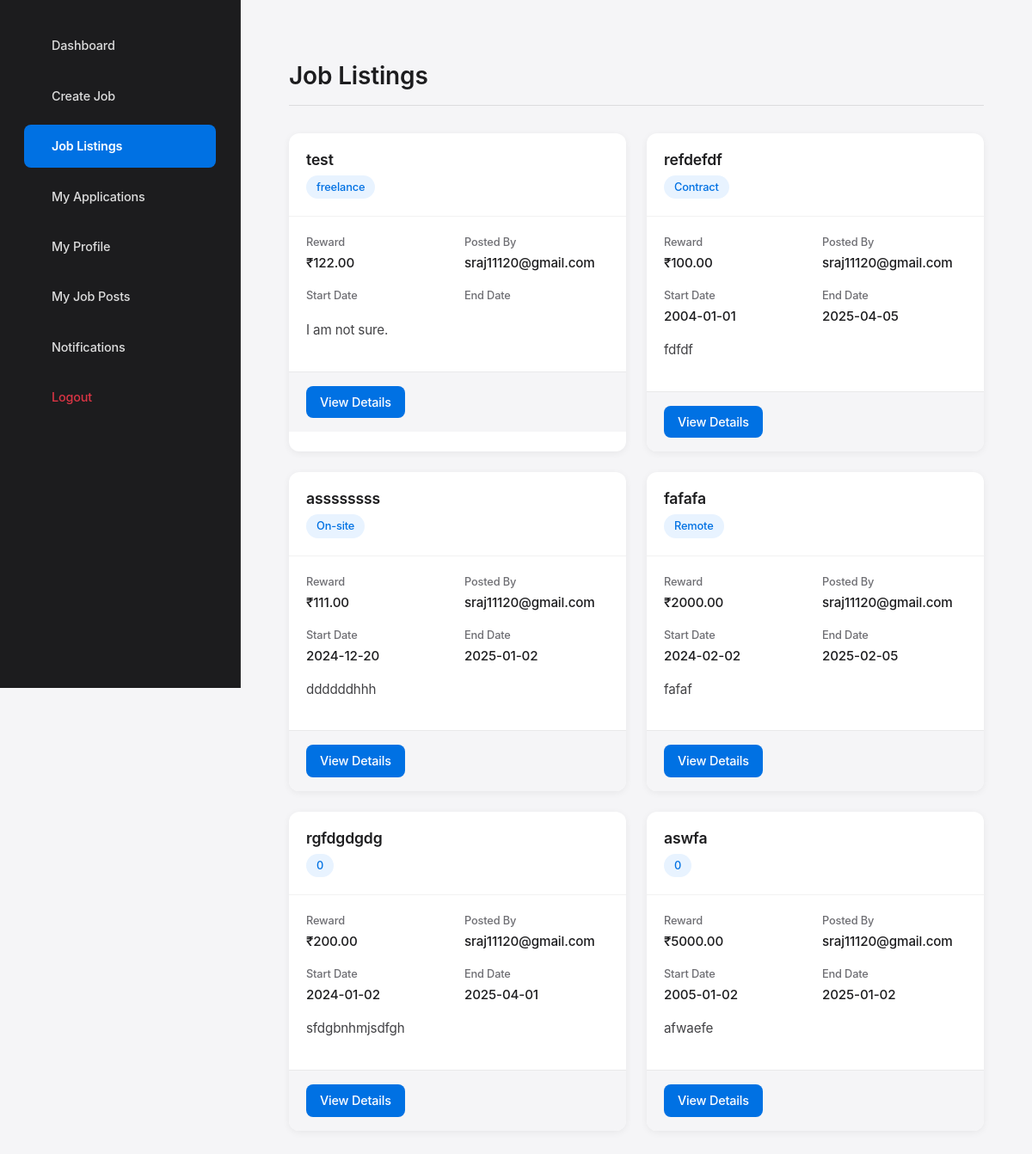
/jobs.php (signed in), run on the app's committed database.
### tables this page shows
CREATE TABLE `jobs` (
  `id` int(11) NOT NULL,
  `freelancer_id` int(11) NOT NULL,
  `client_id` int(11) NOT NULL,
  `title` varchar(255) NOT NULL,
  `description` text NOT NULL,
  `job_type` varchar(50) NOT NULL,
  `reward` decimal(10,2) NOT NULL,
  `deadline` date NOT NULL,
  `files` longtext DEFAULT NULL CHECK (json_valid(`files`)),
  `status` enum('open','assigned','active','draft','closed') DEFAULT 'open',
  `created_at` timestamp NOT NULL DEFAULT current_timestamp(),
  `updated_at` timestamp NOT NULL DEFAULT current_timestamp() ON UPDATE current_timestamp(),
  `job_image` varchar(255) DEFAULT NULL,
  `tags` text DEFAULT NULL,
  `start_date` date DEFAULT NULL,
  `end_date` date DEFAULT NULL,
  `assigned_to` int(11) DEFAULT NULL,
  `reviewed_at` timestamp NULL DEFAULT NULL,
  `payment_status` enum('unpaid','processing','paid') DEFAULT 'unpaid',
  `payment_date` datetime DEFAULT NULL,
  `transaction_id` varchar(50) DEFAULT NULL
);

CREATE TABLE `users` (
  `id` int(11) NOT NULL,
  `email` varchar(255) NOT NULL,
  `username` varchar(255) NOT NULL,
  `first_name` varchar(255) DEFAULT NULL,
  `surname` varchar(255) DEFAULT NULL,
  `mobile` varchar(20) DEFAULT NULL,
  `address1` varchar(255) DEFAULT NULL,
  `address2` varchar(255) DEFAULT NULL,
  `postcode` varchar(20) DEFAULT NULL,
  `state` varchar(255) DEFAULT NULL,
  `area` varchar(255) DEFAULT NULL,
  `country` varchar(255) DEFAULT NULL,
  `education` varchar(255) DEFAULT NULL,
  `password` varchar(255) NOT NULL,
  `role` enum('admin','freelancer','client') NOT NULL,
  `status` enum('active','inactive','suspended') DEFAULT 'active',
  `created_at` timestamp NOT NULL DEFAULT current_timestamp(),
  `updated_at` timestamp NOT NULL DEFAULT current_timestamp() ON UPDATE current_timestamp(),
  `profile_image` varchar(255) DEFAULT NULL
);

### jobs.php (the view, shortened to what this page needs)
<?php
include('db_connect.php');
$sql = "SELECT jobs.id, jobs.title, jobs.description, jobs.job_type, jobs.reward, jobs.start_date, jobs.end_date, users.email AS freelancer_email
        FROM jobs
        JOIN users ON jobs.freelancer_id = users.id";
$result = $conn->query($sql);
?>
<!DOCTYPE html>
<html lang="en">
<head>
    <link href="https://cdn.jsdelivr.net/npm/bootstrap@5.1.3/dist/css/bootstrap.min.css" rel="stylesheet">
    <link href="https://cdn.jsdelivr.net/npm/@coreui/icons/css/coreui-icons.min.css" rel="stylesheet">
    <link href="https://cdn.jsdelivr.net/npm/coreui@4.1.0/dist/css/coreui.min.css" rel="stylesheet">
</head>
<body>
    <div class="wrapper">
        <div class="sidebar">
            <ul class="nav flex-column">
                <li class="nav-item">
                    <a class="nav-link" href="freelancer_dashboard.php">
                        <i class="cil-speedometer"></i> Dashboard
                    </a>
                </li>
                <li class="nav-item">
                    <a class="nav-link" href="create_job.php">
                        <i class="cil-plus"></i> Create Job
                    </a>
                </li>
                <li class="nav-item">
                    <a class="nav-link active" href="jobs.php">
                        <i class="cil-briefcase"></i> Job Listings
                    </a>
                </li>
                <li class="nav-item">
                    <a class="nav-link" href="my_applications.php">
                        <i class="cil-task"></i> My Applications
                    </a>
                </li>
                <li class="nav-item">
                    <a class="nav-link" href="edit_profile.php">
                        <i class="cil-user"></i> My Profile
                    </a>
                </li>
                <li class="nav-item">
                    <a class="nav-link" href="my_job_posts.php">
                        <i class="cil-folder"></i> My Job Posts
                    </a>
                </li>
                <li class="nav-item">
                    <a class="nav-link" href="notifications.php">
                        <i class="cil-bell"></i> Notifications
                    </a>
                </li>
                <li class="nav-item">
                    <a class="nav-link text-danger" href="logout.php">
                        <i class="cil-account-logout"></i> Logout
                    </a>
                </li>
            </ul>
        </div>
        <div class="content">
            <div class="container-fluid">
                <div class="page-header">
                    <h2>Job Listings</h2>
                </div>
                <div class="job-grid">
                    <?php if ($result->num_rows > 0): ?>
                        <?php while ($row = $result->fetch_assoc()): ?>
                            <div class="job-card">
                                <div class="job-card-header">
                                    <h3 class="job-title"><?= htmlspecialchars($row['title']) ?></h3>
                                    <span class="job-type-badge"><?= htmlspecialchars($row['job_type']) ?></span>
                                </div>
                                <div class="job-card-body">
                                    <div class="job-info-grid">
                                        <div class="job-info-item">
                                            <span class="job-info-label">Reward</span>
                                            <span class="job-info-value">₹<?= htmlspecialchars($row['reward']) ?></span>
                                        </div>
                                        <div class="job-info-item">
                                            <span class="job-info-label">Posted By</span>
                                            <span class="job-info-value"><?= htmlspecialchars($row['freelancer_email']) ?></span>
                                        </div>
                                        <div class="job-info-item">
                                            <span class="job-info-label">Start Date</span>
                                            <span class="job-info-value"><?= htmlspecialchars($row['start_date']) ?></span>
                                        </div>
                                        <div class="job-info-item">
                                            <span class="job-info-label">End Date</span>
                                            <span class="job-info-value"><?= htmlspecialchars($row['end_date']) ?></span>
                                        </div>
                                    </div>
                                    <p class="job-description"><?= htmlspecialchars($row['description']) ?></p>
                                </div>
                                <div class="job-card-footer">
                                    <div class="job-actions">
                                        <a href="job_details.php?job_id=<?= $row['id'] ?>" class="btn btn-view">View Details</a>
                                    </div>
                                </div>
                            </div>
                            <?php endwhile; ?>
            <?php else: ?>
                <div class="no-jobs-message">
                    <p>No jobs found.</p>
                </div>
            <?php endif; ?>
        </div>
    </div>
</div>

### jobs.php (style rules this page uses)
:root { --sidebar-bg: #1c1c1e; --sidebar-hover: #2c2c2e; --card-bg: #ffffff; --text-primary: #000000; --text-secondary: #6e6e73; --accent-blue: #0071e3; --accent-green: #00b06b; --accent-yellow: #ffd60a; --shadow-sm: rgba(0, 0, 0, 0.05); --shadow-md: 0 4px 12px rgba(0, 0, 0, 0.08); }
body { background-color: #f5f5f7; font-family: -apple-system, BlinkMacSystemFont, 'SF Pro Display', 'SF Pro Text', sans-serif; -webkit-font-smoothing: antialiased; letter-spacing: -0.01em; }
.wrapper { display: flex; min-height: 100vh; }
.sidebar { background: var(--sidebar-bg); backdrop-filter: blur(20px); -webkit-backdrop-filter: blur(20px); width: 280px; min-height: 100vh; position: fixed; padding: 1.5rem 1rem; border-right: 1px solid rgba(255, 255, 255, 0.1); z-index: 100; }
.nav-link { color: rgba(255, 255, 255, 0.85); padding: 0.9rem 1.25rem; margin: 0.25rem 0.75rem; border-radius: 8px; font-size: 0.9rem; font-weight: 500; letter-spacing: -0.01em; display: flex; align-items: center; gap: 0.75rem; transition: all 0.2s cubic-bezier(0.65, 0, 0.35, 1); }
.nav-link.active { background: var(--accent-blue); color: white; font-weight: 600; }
.nav-link.text-danger { color: #ff453a; }
.content { flex: 1; margin-left: 280px; background: #f5f5f7; padding: 2rem; min-height: 100vh; }
.container-fluid { max-width: 1400px; margin: 0 auto; padding: 1.5rem; }
.page-header { margin-bottom: 2rem; padding: 1rem 0; border-bottom: 1px solid rgba(0, 0, 0, 0.1); }
.page-header h2 { font-size: 1.75rem; font-weight: 600; color: #1d1d1f; margin: 0; }
.job-grid { display: grid; grid-template-columns: repeat(auto-fill, minmax(350px, 1fr)); gap: 1.5rem; margin-top: 1.5rem; }
.job-card { background: white; border-radius: 12px; box-shadow: 0 2px 8px rgba(0, 0, 0, 0.06); transition: transform 0.2s ease, box-shadow 0.2s ease; overflow: hidden; }
.job-card-header { padding: 1.25rem; border-bottom: 1px solid rgba(0, 0, 0, 0.05); }
.job-title { font-size: 1.1rem; font-weight: 600; color: #1d1d1f; margin-bottom: 0.5rem; }
.job-type-badge { display: inline-block; padding: 0.25rem 0.75rem; border-radius: 20px; font-size: 0.8rem; font-weight: 500; background: #e8f3ff; color: #0071e3; }
.job-card-body { padding: 1.25rem; }
.job-info-grid { display: grid; grid-template-columns: repeat(2, 1fr); gap: 1rem; margin-bottom: 1rem; }
.job-info-item { display: flex; flex-direction: column; gap: 0.25rem; }
.job-info-label { font-size: 0.8rem; color: #6e6e73; font-weight: 500; }
.job-info-value { font-size: 0.95rem; color: #1d1d1f; font-weight: 500; }
.job-description { font-size: 0.95rem; color: #424245; line-height: 1.5; margin-bottom: 1rem; display: -webkit-box; -webkit-line-clamp: 3; -webkit-box-orient: vertical; overflow: hidden; }
.job-card-footer { padding: 1rem 1.25rem; background: #f5f5f7; border-top: 1px solid rgba(0, 0, 0, 0.05); display: flex; justify-content: space-between; align-items: center; }
.job-actions { display: flex; gap: 0.5rem; }
.btn { padding: 0.5rem 1rem; border-radius: 8px; font-size: 0.9rem; font-weight: 500; transition: all 0.2s ease; }
.btn-view { background: #0071e3; color: white; border: none; }

### data on the page
jobs: title "test", job_type "freelance", reward "122.00", freelancer.email "sraj11120@gmail.com", description "I am not sure."
jobs: title "refdefdf", job_type "Contract", reward "100.00", freelancer.email "sraj11120@gmail.com", start_date "2004-01-01", end_date "2025-04-05", description "fdfdf"
jobs: title "assssssss", job_type "On-site", reward "111.00", freelancer.email "sraj11120@gmail.com", start_date "2024-12-20", end_date "2025-01-02", description "ddddddhhh"
jobs: title "fafafa", job_type "Remote", reward "2000.00", freelancer.email "sraj11120@gmail.com", start_date "2024-02-02", end_date "2025-02-05", description "fafaf"
jobs: title "rgfdgdgdg", job_type "0", reward "200.00", freelancer.email "sraj11120@gmail.com", start_date "2024-01-02", end_date "2025-04-01", description "sfdgbnhmjsdfgh"
jobs: title "aswfa", job_type "0", reward "5000.00", freelancer.email "sraj11120@gmail.com", start_date "2005-01-02", end_date "2025-01-02", description "afwaefe"
